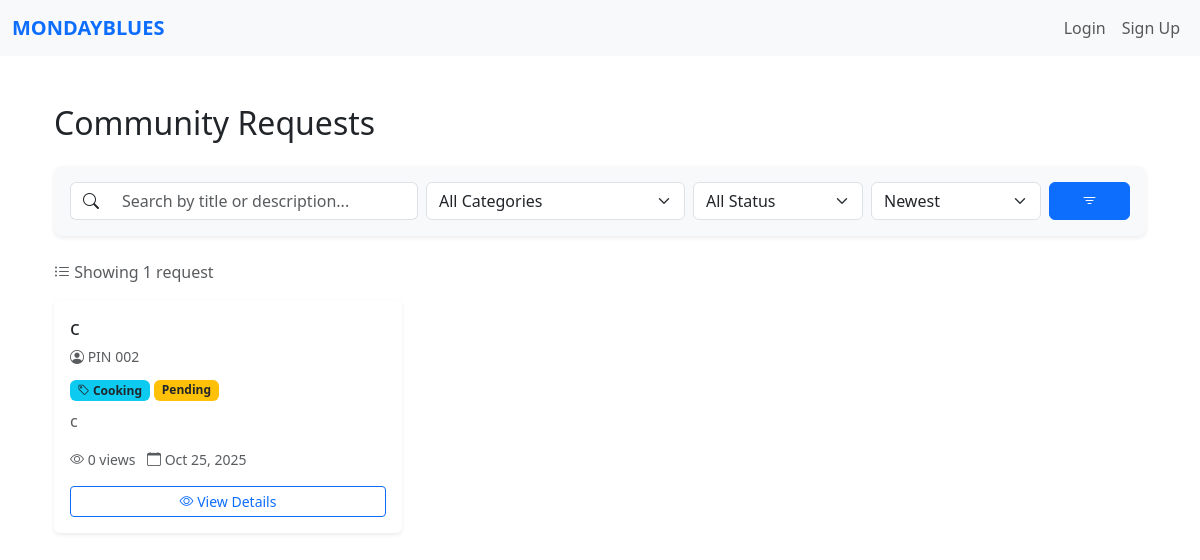
The page / on the database its author committed.
### website/models.py (models this page shows)
class Request(db.Model):
    id = db.Column(db.Integer, primary_key=True)
    title = db.Column(db.String(150), nullable=False)
    description = db.Column(db.Text, nullable=False)
    category_id = db.Column(db.Integer, db.ForeignKey('category.id'), nullable=False)
    category = db.relationship('Category', backref='requests')
    status = db.Column(db.String(20), default='Pending')  # Pending, Accepted, Completed
    scheduled_datetime = db.Column(db.DateTime, nullable=False)
    view_count = db.Column(db.Integer, default=0)
    date_created = db.Column(db.DateTime, default=datetime.utcnow)
    user_id = db.Column(db.Integer, db.ForeignKey('user.id'), nullable=False)
    volunteer_id = db.Column(db.Integer, db.ForeignKey('volunteer.id'), nullable=True)
    user = db.relationship('User', backref=db.backref('requests', lazy=True, cascade='all, delete-orphan'), lazy=True)
    volunteer = db.relationship('Volunteer', backref=db.backref('assigned_requests', lazy=True), lazy=True)

class User(db.Model, UserMixin):
    id = db.Column(db.Integer, primary_key=True)
    name = db.Column(db.String(150))
    email = db.Column(db.String(150), unique=True)
    password = db.Column(db.String(150))
    date_created = db.Column(db.DateTime(timezone=True), default=func.now())
    role = db.Column(db.String(50), default='PIN')
    status = db.Column(db.String(20), default='Pending')  # Pending, Approved, Suspended

class Category(db.Model):
    id = db.Column(db.Integer, primary_key=True)
    name = db.Column(db.String(100), unique=True, nullable=False)
    description = db.Column(db.String(250))
    date_created = db.Column(db.DateTime, default=datetime.utcnow)

### website/views.py (the view, shortened to what this page needs)
@views.route('/')
def home():
    categories = Category.query.order_by(Category.name).all()
    search_query = request.args.get('q', '').strip()
    category_filter = request.args.get('category', '')
    status_filter = request.args.get('status', '')
    sort_by = request.args.get('sort', 'newest')
    query = Request.query
    if category_filter:
        query = query.join(Category).filter(Category.name == category_filter)
    if status_filter:
        query = query.filter(Request.status == status_filter)
    if sort_by == 'oldest':
        query = query.order_by(Request.date_created.asc())
    elif sort_by == 'views':
        query = query.order_by(Request.view_count.desc())
    elif sort_by == 'title':
        query = query.order_by(Request.title.asc())
    else:  # newest (default)
        query = query.order_by(Request.date_created.desc())
    requests = query.all()
    return render_template(
        'home.html',
        user=current_user,
        requests=requests,
        categories=categories
    )

### website/templates/home.html (shortened to what this page needs)
{% extends "base.html" %}
{% block content %}
<div class="container my-5">
  <div class="d-flex justify-content-between align-items-center mb-4">
    <h2 class="mb-0">Community Requests</h2>
  </div>
  <form method="GET" action="{{ url_for('views.home') }}" class="bg-light p-3 rounded-3 mb-4 shadow-sm">
    <div class="row g-2 align-items-center">
      <div class="col-md-4">
        <div class="input-group">
          <span class="input-group-text bg-white border-end-0">
            <i class="bi bi-search"></i>
          </span>
          <input
            type="text"
            class="form-control border-start-0"
            name="q"
            placeholder="Search by title or description..."
            value="{{ request.args.get('q', '') }}"
          >
        </div>
      </div>
      <div class="col-md-3">
        <select class="form-select" name="category" onchange="this.form.submit()">
          <option value="">All Categories</option>
        </select>
      </div>
      <div class="col-md-2">
        <select class="form-select" name="status" onchange="this.form.submit()">
          <option value="">All Status</option>
        </select>
      </div>
      <div class="col-md-2">
        <select class="form-select" name="sort" onchange="this.form.submit()">
          <option value="newest" {% if request.args.get('sort')=='newest' %}selected{% endif %}>Newest</option>
        </select>
      </div>
      <div class="col-md-1">
        <button type="submit" class="btn btn-primary w-100">
          <i class="bi bi-filter"></i>
        </button>
      </div>
    </div>
  </form>
  {% if requests %}
    <p class="text-muted mb-3">
      <i class="bi bi-list-ul"></i> Showing {{ requests|length }} request{% if requests|length != 1 %}s{% endif %}
    </p>
  {% endif %}
  <div class="row g-4">
    {% if requests %}
      {% for req in requests %}
        {% if req.user.status != "Suspended" %}
          <div class="col-md-4">
            <div class="card h-100 border-0 shadow-sm hover-shadow transition">
              <div class="card-body d-flex flex-column">
                <div class="mb-2">
                  <h5 class="card-title text-dark mb-1">{{ req.title }}</h5>
                  <small class="text-muted">
                    <i class="bi bi-person-circle"></i> {{ req.user.name }}
                  </small>
                </div>
                <div class="mb-2">
                  <span class="badge bg-info text-dark">
                    <i class="bi bi-tag"></i> {{ req.category.name }}
                  </span>
                  <span class="badge
                    {% if req.status == 'Pending' %}bg-warning text-dark
                    {% elif req.status == 'Assigned' %}bg-primary
                    {% elif req.status == 'Accepted' %}bg-success
                    {% elif req.status == 'Completed' %}bg-secondary
                    {% else %}bg-light text-dark{% endif %}
                  ">
                    {{ req.status }}
                  </span>
                </div>
                <p class="text-muted flex-grow-1">
                  {{ req.description[:100] }}{% if req.description|length > 100 %}...{% endif %}
                </p>
                <div class="text-muted small mb-3">
                  <i class="bi bi-eye"></i> {{ req.view_count }} views
                  <span class="ms-2">
                    <i class="bi bi-calendar"></i> {{ req.date_created.strftime('%b %d, %Y') }}
                  </span>
                </div>
                <div class="mt-auto">
                  {% if current_user.is_authenticated and req.user_id == current_user.id %}
                    <div class="btn-group w-100" role="group">
                      <a href="{{ url_for('views.view_request', id=req.id) }}" class="btn btn-outline-secondary btn-sm">
                        <i class="bi bi-eye"></i> View
                      </a>
                      <a href="{{ url_for('views.edit_request', id=req.id) }}" class="btn btn-primary btn-sm">
                        <i class="bi bi-pencil"></i> Edit
                      </a>
                      <form action="{{ url_for('csr.delete_request', request_id=req.id) }}" method="POST" onsubmit="return confirm('Are you sure you want to delete this request?');">
                        <button class="btn btn-danger btn-sm" type="submit">
                          <i class="bi bi-trash"></i> Delete
                        </button>
                      </form>
                    </div>
                  {% else %}
                    <a href="{{ url_for('views.view_request', id=req.id) }}" class="btn btn-outline-primary w-100 btn-sm">
                      <i class="bi bi-eye"></i> View Details
                    </a>
                  {% endif %}
                </div>
              </div>
            </div>
          </div>
        {% endif %}
      {% endfor %}
    {% endif %}
  </div>
</div>
<link rel="stylesheet" href="https://cdn.jsdelivr.net/npm/bootstrap-icons@1.10.0/font/bootstrap-icons.css">
{% endblock %}

### website/templates/home.html (style rules this page uses)
.hover-shadow { transition: all 0.3s ease; }
.transition { transition: all 0.3s ease; }

### rows shown on the page
Request: title "c", user.name "PIN 002", category.name "Cooking", status "Pending", description "c", view_count "0", date_created "Oct 25, 2025"

### other values the page prints
{{ requests|length }} "1"
